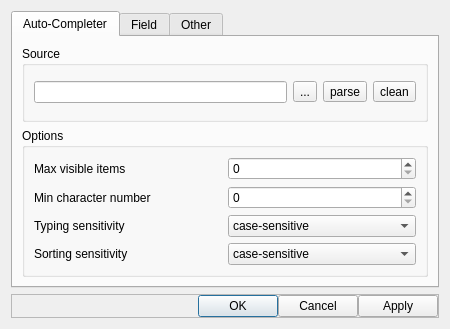
<?xml version="1.0" encoding="UTF-8"?>
<ui version="4.0">
 <class>OptionsWindow</class>
 <widget class="QDialog" name="OptionsWindow">
  <property name="geometry">
   <rect>
    <x>0</x>
    <y>0</y>
    <width>450</width>
    <height>329</height>
   </rect>
  </property>
  <property name="minimumSize">
   <size>
    <width>0</width>
    <height>329</height>
   </size>
  </property>
  <property name="maximumSize">
   <size>
    <width>1000</width>
    <height>329</height>
   </size>
  </property>
  <property name="windowTitle">
   <string>Configuration</string>
  </property>
  <layout class="QGridLayout" name="mOptionsLayout">
   <item row="2" column="0">
    <widget class="QFrame" name="mButtonFrame">
     <property name="frameShape">
      <enum>QFrame::StyledPanel</enum>
     </property>
     <property name="frameShadow">
      <enum>QFrame::Raised</enum>
     </property>
     <layout class="QHBoxLayout" name="mButtonFrameLayout">
      <property name="spacing">
       <number>0</number>
      </property>
      <property name="margin">
       <number>0</number>
      </property>
      <item>
       <spacer name="mHorizontalSpacer">
        <property name="orientation">
         <enum>Qt::Horizontal</enum>
        </property>
        <property name="sizeHint" stdset="0">
         <size>
          <width>40</width>
          <height>20</height>
         </size>
        </property>
       </spacer>
      </item>
      <item>
       <widget class="QPushButton" name="mAcceptButton">
        <property name="text">
         <string>OK</string>
        </property>
       </widget>
      </item>
      <item>
       <widget class="QPushButton" name="mRejectButton">
        <property name="text">
         <string>Cancel</string>
        </property>
       </widget>
      </item>
      <item>
       <widget class="QPushButton" name="mApplyButton">
        <property name="text">
         <string>Apply</string>
        </property>
       </widget>
      </item>
     </layout>
    </widget>
   </item>
   <item row="0" column="0">
    <widget class="QTabWidget" name="mTabWidget">
     <property name="currentIndex">
      <number>0</number>
     </property>
     <widget class="QWidget" name="mTab01">
      <attribute name="title">
       <string>Auto-Completer</string>
      </attribute>
      <layout class="QGridLayout" name="mTab01Layout">
       <item row="0" column="0">
        <widget class="QGroupBox" name="mSourceGroup">
         <property name="title">
          <string>Source</string>
         </property>
         <layout class="QGridLayout" name="mSourceGroupLayout">
          <item row="0" column="0">
           <widget class="QLineEdit" name="mSourceLineEdit"/>
          </item>
          <item row="0" column="1">
           <widget class="QToolButton" name="mSourceButton1">
            <property name="text">
             <string>...</string>
            </property>
           </widget>
          </item>
          <item row="0" column="2">
           <widget class="QToolButton" name="mSourceButton2">
            <property name="text">
             <string>parse</string>
            </property>
           </widget>
          </item>
          <item row="0" column="3">
           <widget class="QToolButton" name="mSourceButton3">
            <property name="text">
             <string>clean</string>
            </property>
           </widget>
          </item>
         </layout>
        </widget>
       </item>
       <item row="1" column="0">
        <widget class="QGroupBox" name="mOptionsGroup">
         <property name="title">
          <string>Options</string>
         </property>
         <layout class="QGridLayout" name="mOptionsGroupLayout">
          <item row="0" column="0">
           <widget class="QLabel" name="mMaxVisibleLabel">
            <property name="text">
             <string>Max visible items</string>
            </property>
           </widget>
          </item>
          <item row="0" column="1">
           <widget class="QSpinBox" name="mMaxVisibleBox"/>
          </item>
          <item row="1" column="0">
           <widget class="QLabel" name="mMinCharLabel">
            <property name="text">
             <string>Min character number</string>
            </property>
           </widget>
          </item>
          <item row="1" column="1">
           <widget class="QSpinBox" name="mMinCharBox"/>
          </item>
          <item row="2" column="0">
           <widget class="QLabel" name="mTypingLabel">
            <property name="text">
             <string>Typing sensitivity</string>
            </property>
           </widget>
          </item>
          <item row="3" column="0">
           <widget class="QLabel" name="mSortingLabel">
            <property name="text">
             <string>Sorting sensitivity</string>
            </property>
           </widget>
          </item>
          <item row="2" column="1">
           <widget class="QComboBox" name="mTypingComboBox">
            <item>
             <property name="text">
              <string>case-sensitive</string>
             </property>
            </item>
            <item>
             <property name="text">
              <string>case-insensitive</string>
             </property>
            </item>
           </widget>
          </item>
          <item row="3" column="1">
           <widget class="QComboBox" name="mSortingComboBox">
            <item>
             <property name="text">
              <string>case-sensitive</string>
             </property>
            </item>
            <item>
             <property name="text">
              <string>case-insensitive</string>
             </property>
            </item>
            <item>
             <property name="text">
              <string>unsorted</string>
             </property>
            </item>
           </widget>
          </item>
         </layout>
        </widget>
       </item>
      </layout>
     </widget>
     <widget class="QWidget" name="mTab03">
      <attribute name="title">
       <string>Field</string>
      </attribute>
      <layout class="QGridLayout" name="gridLayout">
       <item row="1" column="0">
        <spacer name="mVerticalSpacer2">
         <property name="orientation">
          <enum>Qt::Vertical</enum>
         </property>
         <property name="sizeHint" stdset="0">
          <size>
           <width>20</width>
           <height>40</height>
          </size>
         </property>
        </spacer>
       </item>
       <item row="0" column="0">
        <widget class="QGroupBox" name="mCodeGroup">
         <property name="title">
          <string>Code</string>
         </property>
         <layout class="QGridLayout" name="mCodeGroupLayout">
          <item row="0" column="0">
           <widget class="QLabel" name="mTabSizeLabel">
            <property name="text">
             <string>Tab Width</string>
            </property>
           </widget>
          </item>
          <item row="0" column="1">
           <widget class="QSpinBox" name="mTabSizeBox">
            <property name="minimum">
             <number>1</number>
            </property>
            <property name="maximum">
             <number>100</number>
            </property>
            <property name="singleStep">
             <number>1</number>
            </property>
            <property name="value">
             <number>5</number>
            </property>
           </widget>
          </item>
          <item row="1" column="0">
           <widget class="QLabel" name="mGuideLineLabel">
            <property name="text">
             <string>Guide Line</string>
            </property>
           </widget>
          </item>
          <item row="1" column="1">
           <widget class="QSpinBox" name="mGuideLineBox">
            <property name="minimum">
             <number>0</number>
            </property>
            <property name="maximum">
             <number>1000</number>
            </property>
            <property name="value">
             <number>100</number>
            </property>
           </widget>
          </item>
         </layout>
        </widget>
       </item>
      </layout>
     </widget>
     <widget class="QWidget" name="mTab02">
      <attribute name="title">
       <string>Other</string>
      </attribute>
      <layout class="QGridLayout" name="mTab02Layout">
       <item row="0" column="0">
        <widget class="QGroupBox" name="mApplicationGroup">
         <property name="title">
          <string>Application</string>
         </property>
         <layout class="QGridLayout" name="mApplicationLayout">
          <item row="0" column="0">
           <widget class="QLabel" name="mInstanceLabel">
            <property name="text">
             <string>Instance</string>
            </property>
           </widget>
          </item>
          <item row="0" column="1">
           <widget class="QComboBox" name="mInstanceComboBox">
            <item>
             <property name="text">
              <string>single</string>
             </property>
            </item>
            <item>
             <property name="text">
              <string>multiple</string>
             </property>
            </item>
           </widget>
          </item>
          <item row="1" column="0">
           <widget class="QLabel" name="mLanguageLabel">
            <property name="text">
             <string>Language</string>
            </property>
           </widget>
          </item>
          <item row="1" column="1">
           <widget class="QComboBox" name="mLanguageComboBox"/>
          </item>
         </layout>
        </widget>
       </item>
       <item row="1" column="0">
        <spacer name="mVerticalSpacer">
         <property name="orientation">
          <enum>Qt::Vertical</enum>
         </property>
         <property name="sizeHint" stdset="0">
          <size>
           <width>20</width>
           <height>40</height>
          </size>
         </property>
        </spacer>
       </item>
      </layout>
     </widget>
    </widget>
   </item>
  </layout>
 </widget>
 <resources/>
 <connections/>
</ui>
